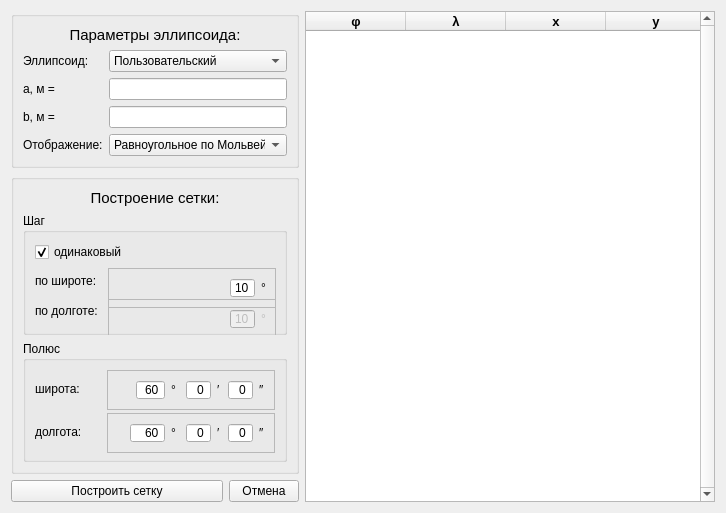
<?xml version="1.0" encoding="UTF-8"?>
<ui version="4.0">
 <class>Form</class>
 <widget class="QWidget" name="Form">
  <property name="geometry">
   <rect>
    <x>0</x>
    <y>0</y>
    <width>712</width>
    <height>501</height>
   </rect>
  </property>
  <property name="windowTitle">
   <string>Параметры</string>
  </property>
  <layout class="QGridLayout" name="gridLayout_6">
   <item row="0" column="0" colspan="2">
    <widget class="QGroupBox" name="groupBox">
     <property name="title">
      <string/>
     </property>
     <layout class="QGridLayout" name="gridLayout">
      <item row="4" column="0">
       <widget class="QLabel" name="label_5">
        <property name="text">
         <string>Отображение:</string>
        </property>
       </widget>
      </item>
      <item row="2" column="1">
       <widget class="QLineEdit" name="aLineEdit">
        <property name="inputMask">
         <string/>
        </property>
        <property name="text">
         <string/>
        </property>
       </widget>
      </item>
      <item row="4" column="1">
       <widget class="QComboBox" name="projectType">
        <property name="maximumSize">
         <size>
          <width>178</width>
          <height>16777215</height>
         </size>
        </property>
        <item>
         <property name="text">
          <string>Равноугольное по Мольвейде</string>
         </property>
        </item>
       </widget>
      </item>
      <item row="1" column="1">
       <widget class="QComboBox" name="ellipsoid">
        <property name="sizePolicy">
         <sizepolicy hsizetype="Preferred" vsizetype="Fixed">
          <horstretch>0</horstretch>
          <verstretch>0</verstretch>
         </sizepolicy>
        </property>
        <property name="maximumSize">
         <size>
          <width>178</width>
          <height>16777215</height>
         </size>
        </property>
        <item>
         <property name="text">
          <string>Пользовательский</string>
         </property>
        </item>
       </widget>
      </item>
      <item row="3" column="0">
       <widget class="QLabel" name="label_4">
        <property name="text">
         <string>b, м = </string>
        </property>
       </widget>
      </item>
      <item row="0" column="0" colspan="2">
       <widget class="QLabel" name="label_2">
        <property name="font">
         <font>
          <pointsize>11</pointsize>
         </font>
        </property>
        <property name="text">
         <string>Параметры эллипсоида:</string>
        </property>
        <property name="alignment">
         <set>Qt::AlignCenter</set>
        </property>
       </widget>
      </item>
      <item row="1" column="0">
       <widget class="QLabel" name="label">
        <property name="text">
         <string>Эллипсоид:</string>
        </property>
       </widget>
      </item>
      <item row="3" column="1">
       <widget class="QLineEdit" name="bLineEdit">
        <property name="inputMask">
         <string/>
        </property>
        <property name="text">
         <string/>
        </property>
       </widget>
      </item>
      <item row="2" column="0">
       <widget class="QLabel" name="label_3">
        <property name="text">
         <string>a, м = </string>
        </property>
       </widget>
      </item>
     </layout>
     <zorder>label_2</zorder>
     <zorder>projectType</zorder>
     <zorder>aLineEdit</zorder>
     <zorder>label_4</zorder>
     <zorder>bLineEdit</zorder>
     <zorder>label</zorder>
     <zorder>ellipsoid</zorder>
     <zorder>label_5</zorder>
     <zorder>label_3</zorder>
    </widget>
   </item>
   <item row="0" column="2" rowspan="4">
    <widget class="QTableWidget" name="table">
     <property name="minimumSize">
      <size>
       <width>410</width>
       <height>0</height>
      </size>
     </property>
     <property name="verticalScrollBarPolicy">
      <enum>Qt::ScrollBarAlwaysOn</enum>
     </property>
     <property name="horizontalScrollBarPolicy">
      <enum>Qt::ScrollBarAlwaysOff</enum>
     </property>
     <column>
      <property name="text">
       <string>φ</string>
      </property>
      <property name="font">
       <font>
        <pointsize>10</pointsize>
        <weight>75</weight>
        <bold>true</bold>
       </font>
      </property>
     </column>
     <column>
      <property name="text">
       <string>λ</string>
      </property>
      <property name="font">
       <font>
        <pointsize>10</pointsize>
        <weight>75</weight>
        <bold>true</bold>
       </font>
      </property>
     </column>
     <column>
      <property name="text">
       <string>x</string>
      </property>
      <property name="font">
       <font>
        <pointsize>10</pointsize>
        <weight>75</weight>
        <bold>true</bold>
       </font>
      </property>
     </column>
     <column>
      <property name="text">
       <string>y</string>
      </property>
      <property name="font">
       <font>
        <pointsize>10</pointsize>
        <weight>75</weight>
        <bold>true</bold>
       </font>
      </property>
     </column>
    </widget>
   </item>
   <item row="1" column="0" colspan="2">
    <spacer name="verticalSpacer">
     <property name="orientation">
      <enum>Qt::Vertical</enum>
     </property>
     <property name="sizeHint" stdset="0">
      <size>
       <width>275</width>
       <height>0</height>
      </size>
     </property>
    </spacer>
   </item>
   <item row="2" column="0" colspan="2">
    <widget class="QGroupBox" name="groupBox_2">
     <property name="minimumSize">
      <size>
       <width>270</width>
       <height>300</height>
      </size>
     </property>
     <property name="title">
      <string/>
     </property>
     <layout class="QGridLayout" name="gridLayout_5">
      <item row="2" column="0">
       <widget class="QGroupBox" name="groupBox_3">
        <property name="title">
         <string>Шаг</string>
        </property>
        <layout class="QGridLayout" name="gridLayout_4">
         <item row="2" column="1">
          <widget class="QFrame" name="frameLat">
           <property name="enabled">
            <bool>true</bool>
           </property>
           <property name="minimumSize">
            <size>
             <width>168</width>
             <height>40</height>
            </size>
           </property>
           <property name="maximumSize">
            <size>
             <width>168</width>
             <height>16777215</height>
            </size>
           </property>
           <property name="frameShape">
            <enum>QFrame::StyledPanel</enum>
           </property>
           <property name="frameShadow">
            <enum>QFrame::Raised</enum>
           </property>
           <layout class="QGridLayout" name="gridLayout_2">
            <item row="0" column="1">
             <widget class="QSpinBox" name="latDeg">
              <property name="sizePolicy">
               <sizepolicy hsizetype="Maximum" vsizetype="Fixed">
                <horstretch>0</horstretch>
                <verstretch>0</verstretch>
               </sizepolicy>
              </property>
              <property name="minimumSize">
               <size>
                <width>0</width>
                <height>0</height>
               </size>
              </property>
              <property name="maximumSize">
               <size>
                <width>16777215</width>
                <height>16777215</height>
               </size>
              </property>
              <property name="alignment">
               <set>Qt::AlignRight|Qt::AlignTrailing|Qt::AlignVCenter</set>
              </property>
              <property name="buttonSymbols">
               <enum>QAbstractSpinBox::NoButtons</enum>
              </property>
              <property name="minimum">
               <number>1</number>
              </property>
              <property name="maximum">
               <number>90</number>
              </property>
              <property name="value">
               <number>10</number>
              </property>
             </widget>
            </item>
            <item row="0" column="2">
             <widget class="QLabel" name="label_14">
              <property name="sizePolicy">
               <sizepolicy hsizetype="Minimum" vsizetype="Preferred">
                <horstretch>0</horstretch>
                <verstretch>0</verstretch>
               </sizepolicy>
              </property>
              <property name="text">
               <string>°</string>
              </property>
             </widget>
            </item>
            <item row="0" column="0">
             <spacer name="horizontalSpacer">
              <property name="orientation">
               <enum>Qt::Horizontal</enum>
              </property>
              <property name="sizeHint" stdset="0">
               <size>
                <width>40</width>
                <height>20</height>
               </size>
              </property>
             </spacer>
            </item>
           </layout>
          </widget>
         </item>
         <item row="0" column="0" colspan="2">
          <widget class="QCheckBox" name="fixSteps">
           <property name="text">
            <string>одинаковый</string>
           </property>
           <property name="checked">
            <bool>true</bool>
           </property>
          </widget>
         </item>
         <item row="2" column="0">
          <widget class="QLabel" name="label_17">
           <property name="text">
            <string>по широте:</string>
           </property>
          </widget>
         </item>
         <item row="3" column="0">
          <widget class="QLabel" name="label_7">
           <property name="text">
            <string>по долготе: </string>
           </property>
          </widget>
         </item>
         <item row="3" column="1">
          <widget class="QFrame" name="frameLong">
           <property name="enabled">
            <bool>false</bool>
           </property>
           <property name="minimumSize">
            <size>
             <width>168</width>
             <height>40</height>
            </size>
           </property>
           <property name="maximumSize">
            <size>
             <width>168</width>
             <height>16777215</height>
            </size>
           </property>
           <property name="frameShape">
            <enum>QFrame::StyledPanel</enum>
           </property>
           <property name="frameShadow">
            <enum>QFrame::Raised</enum>
           </property>
           <layout class="QGridLayout" name="gridLayout_10">
            <item row="1" column="1">
             <widget class="QSpinBox" name="longDeg">
              <property name="sizePolicy">
               <sizepolicy hsizetype="Fixed" vsizetype="Fixed">
                <horstretch>0</horstretch>
                <verstretch>0</verstretch>
               </sizepolicy>
              </property>
              <property name="minimumSize">
               <size>
                <width>0</width>
                <height>0</height>
               </size>
              </property>
              <property name="maximumSize">
               <size>
                <width>16777215</width>
                <height>16777215</height>
               </size>
              </property>
              <property name="alignment">
               <set>Qt::AlignRight|Qt::AlignTrailing|Qt::AlignVCenter</set>
              </property>
              <property name="buttonSymbols">
               <enum>QAbstractSpinBox::NoButtons</enum>
              </property>
              <property name="minimum">
               <number>1</number>
              </property>
              <property name="maximum">
               <number>90</number>
              </property>
              <property name="value">
               <number>10</number>
              </property>
             </widget>
            </item>
            <item row="1" column="2">
             <widget class="QLabel" name="label_23">
              <property name="text">
               <string>°</string>
              </property>
             </widget>
            </item>
            <item row="1" column="0">
             <spacer name="horizontalSpacer_2">
              <property name="orientation">
               <enum>Qt::Horizontal</enum>
              </property>
              <property name="sizeHint" stdset="0">
               <size>
                <width>40</width>
                <height>20</height>
               </size>
              </property>
             </spacer>
            </item>
           </layout>
          </widget>
         </item>
        </layout>
       </widget>
      </item>
      <item row="1" column="0">
       <widget class="QLabel" name="label_6">
        <property name="font">
         <font>
          <pointsize>11</pointsize>
         </font>
        </property>
        <property name="text">
         <string>Построение сетки:</string>
        </property>
        <property name="alignment">
         <set>Qt::AlignCenter</set>
        </property>
       </widget>
      </item>
      <item row="3" column="0">
       <widget class="QGroupBox" name="groupBox_4">
        <property name="title">
         <string>Полюс</string>
        </property>
        <layout class="QGridLayout" name="gridLayout_7">
         <item row="2" column="0">
          <widget class="QLabel" name="label_22">
           <property name="text">
            <string>долгота: </string>
           </property>
          </widget>
         </item>
         <item row="1" column="0">
          <widget class="QLabel" name="label_18">
           <property name="text">
            <string>широта:</string>
           </property>
          </widget>
         </item>
         <item row="1" column="1">
          <widget class="QFrame" name="frameLatPole">
           <property name="enabled">
            <bool>true</bool>
           </property>
           <property name="minimumSize">
            <size>
             <width>168</width>
             <height>40</height>
            </size>
           </property>
           <property name="maximumSize">
            <size>
             <width>168</width>
             <height>16777215</height>
            </size>
           </property>
           <property name="frameShape">
            <enum>QFrame::StyledPanel</enum>
           </property>
           <property name="frameShadow">
            <enum>QFrame::Raised</enum>
           </property>
           <layout class="QGridLayout" name="gridLayout_8">
            <item row="1" column="5">
             <widget class="QSpinBox" name="latSecPole">
              <property name="sizePolicy">
               <sizepolicy hsizetype="Fixed" vsizetype="Fixed">
                <horstretch>0</horstretch>
                <verstretch>0</verstretch>
               </sizepolicy>
              </property>
              <property name="minimumSize">
               <size>
                <width>0</width>
                <height>0</height>
               </size>
              </property>
              <property name="maximumSize">
               <size>
                <width>6546546</width>
                <height>16777215</height>
               </size>
              </property>
              <property name="alignment">
               <set>Qt::AlignRight|Qt::AlignTrailing|Qt::AlignVCenter</set>
              </property>
              <property name="buttonSymbols">
               <enum>QAbstractSpinBox::NoButtons</enum>
              </property>
              <property name="minimum">
               <number>0</number>
              </property>
              <property name="maximum">
               <number>59</number>
              </property>
              <property name="value">
               <number>0</number>
              </property>
             </widget>
            </item>
            <item row="1" column="4">
             <widget class="QLabel" name="label_20">
              <property name="text">
               <string>′ </string>
              </property>
             </widget>
            </item>
            <item row="1" column="2">
             <widget class="QLabel" name="label_19">
              <property name="text">
               <string>° </string>
              </property>
             </widget>
            </item>
            <item row="1" column="1">
             <widget class="QSpinBox" name="latDegPole">
              <property name="sizePolicy">
               <sizepolicy hsizetype="Fixed" vsizetype="Fixed">
                <horstretch>0</horstretch>
                <verstretch>0</verstretch>
               </sizepolicy>
              </property>
              <property name="minimumSize">
               <size>
                <width>0</width>
                <height>0</height>
               </size>
              </property>
              <property name="maximumSize">
               <size>
                <width>6546546</width>
                <height>16777215</height>
               </size>
              </property>
              <property name="alignment">
               <set>Qt::AlignRight|Qt::AlignTrailing|Qt::AlignVCenter</set>
              </property>
              <property name="buttonSymbols">
               <enum>QAbstractSpinBox::NoButtons</enum>
              </property>
              <property name="minimum">
               <number>-90</number>
              </property>
              <property name="maximum">
               <number>90</number>
              </property>
              <property name="value">
               <number>60</number>
              </property>
             </widget>
            </item>
            <item row="1" column="0">
             <spacer name="horizontalSpacer_3">
              <property name="orientation">
               <enum>Qt::Horizontal</enum>
              </property>
              <property name="sizeHint" stdset="0">
               <size>
                <width>40</width>
                <height>20</height>
               </size>
              </property>
             </spacer>
            </item>
            <item row="1" column="3">
             <widget class="QSpinBox" name="latMinPole">
              <property name="sizePolicy">
               <sizepolicy hsizetype="Fixed" vsizetype="Fixed">
                <horstretch>0</horstretch>
                <verstretch>0</verstretch>
               </sizepolicy>
              </property>
              <property name="minimumSize">
               <size>
                <width>0</width>
                <height>0</height>
               </size>
              </property>
              <property name="maximumSize">
               <size>
                <width>6546546</width>
                <height>16777215</height>
               </size>
              </property>
              <property name="alignment">
               <set>Qt::AlignRight|Qt::AlignTrailing|Qt::AlignVCenter</set>
              </property>
              <property name="buttonSymbols">
               <enum>QAbstractSpinBox::NoButtons</enum>
              </property>
              <property name="minimum">
               <number>0</number>
              </property>
              <property name="maximum">
               <number>59</number>
              </property>
              <property name="value">
               <number>0</number>
              </property>
             </widget>
            </item>
            <item row="1" column="6">
             <widget class="QLabel" name="label_21">
              <property name="text">
               <string>″</string>
              </property>
             </widget>
            </item>
           </layout>
          </widget>
         </item>
         <item row="2" column="1">
          <widget class="QFrame" name="frameLongPole">
           <property name="enabled">
            <bool>true</bool>
           </property>
           <property name="minimumSize">
            <size>
             <width>168</width>
             <height>40</height>
            </size>
           </property>
           <property name="maximumSize">
            <size>
             <width>168</width>
             <height>16777215</height>
            </size>
           </property>
           <property name="frameShape">
            <enum>QFrame::StyledPanel</enum>
           </property>
           <property name="frameShadow">
            <enum>QFrame::Raised</enum>
           </property>
           <layout class="QGridLayout" name="gridLayout_9">
            <item row="1" column="5">
             <widget class="QSpinBox" name="longSecPole">
              <property name="sizePolicy">
               <sizepolicy hsizetype="Fixed" vsizetype="Fixed">
                <horstretch>0</horstretch>
                <verstretch>0</verstretch>
               </sizepolicy>
              </property>
              <property name="minimumSize">
               <size>
                <width>0</width>
                <height>0</height>
               </size>
              </property>
              <property name="maximumSize">
               <size>
                <width>6546546</width>
                <height>16777215</height>
               </size>
              </property>
              <property name="alignment">
               <set>Qt::AlignRight|Qt::AlignTrailing|Qt::AlignVCenter</set>
              </property>
              <property name="buttonSymbols">
               <enum>QAbstractSpinBox::NoButtons</enum>
              </property>
              <property name="minimum">
               <number>0</number>
              </property>
              <property name="maximum">
               <number>59</number>
              </property>
              <property name="value">
               <number>0</number>
              </property>
             </widget>
            </item>
            <item row="1" column="4">
             <widget class="QLabel" name="label_24">
              <property name="text">
               <string>′ </string>
              </property>
             </widget>
            </item>
            <item row="1" column="2">
             <widget class="QLabel" name="label_25">
              <property name="text">
               <string>° </string>
              </property>
             </widget>
            </item>
            <item row="1" column="1">
             <widget class="QSpinBox" name="longDegPole">
              <property name="sizePolicy">
               <sizepolicy hsizetype="Fixed" vsizetype="Fixed">
                <horstretch>0</horstretch>
                <verstretch>0</verstretch>
               </sizepolicy>
              </property>
              <property name="minimumSize">
               <size>
                <width>0</width>
                <height>0</height>
               </size>
              </property>
              <property name="maximumSize">
               <size>
                <width>6546546</width>
                <height>16777215</height>
               </size>
              </property>
              <property name="alignment">
               <set>Qt::AlignRight|Qt::AlignTrailing|Qt::AlignVCenter</set>
              </property>
              <property name="buttonSymbols">
               <enum>QAbstractSpinBox::NoButtons</enum>
              </property>
              <property name="minimum">
               <number>-179</number>
              </property>
              <property name="maximum">
               <number>180</number>
              </property>
              <property name="value">
               <number>60</number>
              </property>
             </widget>
            </item>
            <item row="1" column="0">
             <spacer name="horizontalSpacer_4">
              <property name="orientation">
               <enum>Qt::Horizontal</enum>
              </property>
              <property name="sizeHint" stdset="0">
               <size>
                <width>40</width>
                <height>20</height>
               </size>
              </property>
             </spacer>
            </item>
            <item row="1" column="3">
             <widget class="QSpinBox" name="longMinPole">
              <property name="sizePolicy">
               <sizepolicy hsizetype="Fixed" vsizetype="Fixed">
                <horstretch>0</horstretch>
                <verstretch>0</verstretch>
               </sizepolicy>
              </property>
              <property name="minimumSize">
               <size>
                <width>0</width>
                <height>0</height>
               </size>
              </property>
              <property name="maximumSize">
               <size>
                <width>6546546</width>
                <height>16777215</height>
               </size>
              </property>
              <property name="alignment">
               <set>Qt::AlignRight|Qt::AlignTrailing|Qt::AlignVCenter</set>
              </property>
              <property name="buttonSymbols">
               <enum>QAbstractSpinBox::NoButtons</enum>
              </property>
              <property name="minimum">
               <number>0</number>
              </property>
              <property name="maximum">
               <number>59</number>
              </property>
              <property name="value">
               <number>0</number>
              </property>
             </widget>
            </item>
            <item row="1" column="6">
             <widget class="QLabel" name="label_26">
              <property name="text">
               <string>″</string>
              </property>
             </widget>
            </item>
           </layout>
          </widget>
         </item>
        </layout>
       </widget>
      </item>
     </layout>
    </widget>
   </item>
   <item row="3" column="0">
    <widget class="QPushButton" name="build">
     <property name="text">
      <string>Построить сетку</string>
     </property>
    </widget>
   </item>
   <item row="3" column="1">
    <widget class="QPushButton" name="cancel">
     <property name="maximumSize">
      <size>
       <width>70</width>
       <height>16777215</height>
      </size>
     </property>
     <property name="text">
      <string>Отмена</string>
     </property>
    </widget>
   </item>
  </layout>
 </widget>
 <resources/>
 <connections>
  <connection>
   <sender>cancel</sender>
   <signal>clicked()</signal>
   <receiver>Form</receiver>
   <slot>close()</slot>
   <hints>
    <hint type="sourcelabel">
     <x>251</x>
     <y>480</y>
    </hint>
    <hint type="destinationlabel">
     <x>355</x>
     <y>250</y>
    </hint>
   </hints>
  </connection>
 </connections>
</ui>
